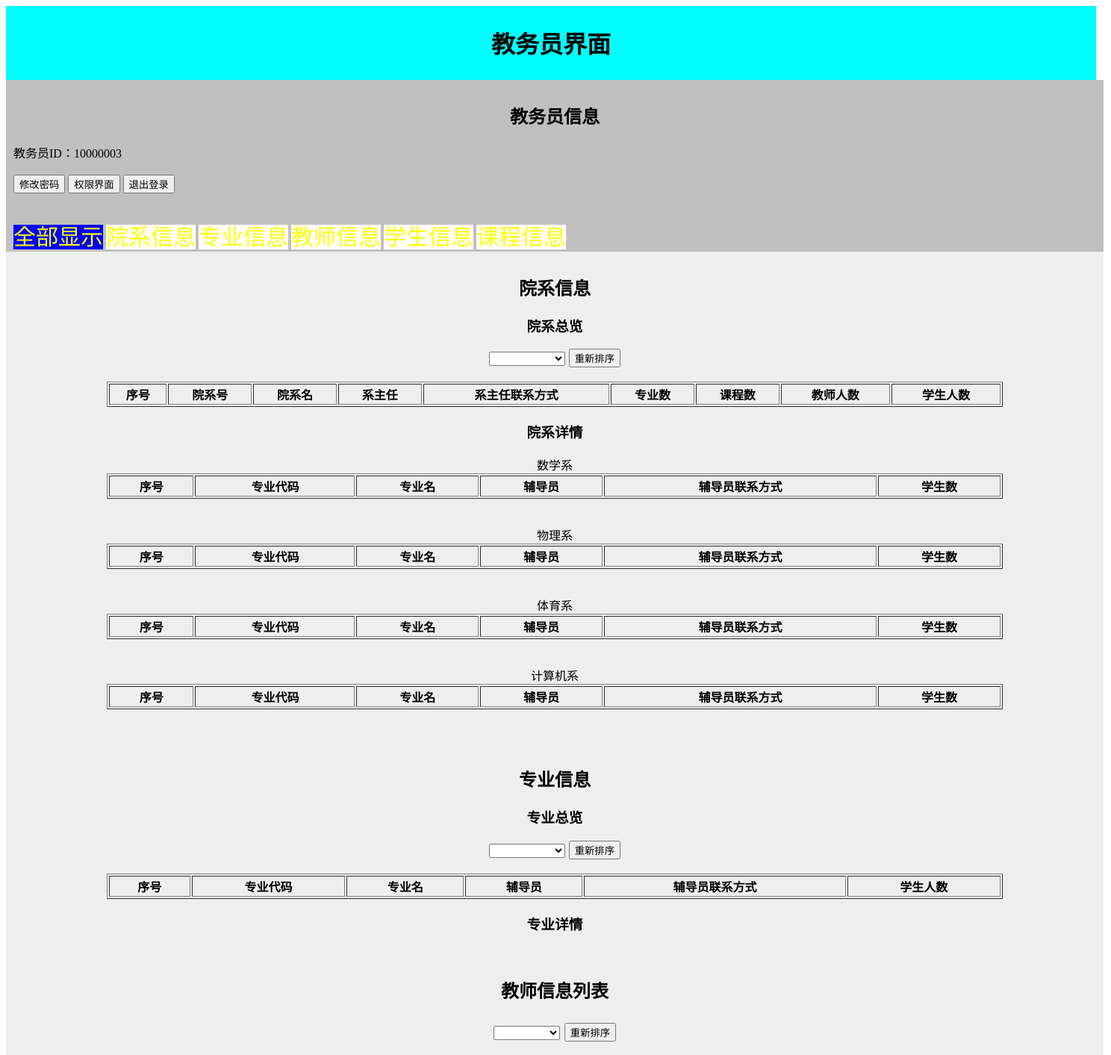
Screenshot of /manager.php (signed in, upper part) with the database file from the repository.
### tables this page shows
CREATE TABLE `department`  (
  `dno` char(5) NOT NULL,
  `dname` varchar(32) NOT NULL,
  `dmaster` char(20) NULL DEFAULT NULL,
  `dtele` char(11) NULL DEFAULT NULL,
  PRIMARY KEY (`dno`) USING BTREE,
  INDEX `dmaster`(`dmaster`) USING BTREE,
  CONSTRAINT `dmaster` FOREIGN KEY (`dmaster`) REFERENCES `teacher` (`tno`) ON DELETE RESTRICT ON UPDATE RESTRICT
);

### manager.php (the view, shortened to what this page needs)
<?php
$link = mysqli_connect('localhost', 'lyf', 'root', 'schooldata');
mysqli_query($link, 'set names utf8');
$account = $_COOKIE['account'];
?>
<html>
<head>
</head>
<body>
<div id="header">
	<h1>教务员界面</h1>
</div>
<div id="section1">
	<h2 style="text-align:center">教务员信息</h2>
	<p>教务员ID：<?php echo $account ;?><br/><br/>
	   <button type="button" onclick="window.location='man_passwordchange.php';">修改密码</button>
	   <button type="button" onclick="window.location='man_power.php';">权限界面</button>
	   <button type="button" onclick="window.location='login.php';">退出登录</button>
	   <br/>
	   <br/>
	   <p class="all" id="p1" style="background-color:#0000FF">全部显示</p>
	   <p class="department" id="p1">院系信息</p>
	   <p class="profession" id="p1">专业信息</p>
	   <p class="teacher" id="p1">教师信息</p>
       <p class="student" id="p1">学生信息</p>
       <p class="course" id="p1">课程信息</p>
</div>
<div id="section3" class="department">
<h2 style="text-align:center">院系信息</h2>
<table border='1' align="center" width="1200">
<h3>院系总览<h3>
<form style="margin:0 auto，float:left" method="POST">
 <select name="departmentshowway">
                    <option value=""></option>
                    <option value="pronumincrease">按专业数升序</option>
</select>
<input type="submit" value="重新排序">
</form>
<tr>
<th>序号</th>
<th>院系号</th>
<th>院系名</th>
<th>系主任</th>
<th>系主任联系方式</th>
<th>专业数</th>
<th>课程数</th>
<th>教师人数</th>
<th>学生人数</th>
</tr>
<?php
$sql="select dno,dname from department";
$result5=mysqli_query($link,$sql);
?>
</table>
<h3>院系详情</h3>
<?php
foreach($result5 as $row){
	?>
	<table border='1' align="center" width="1200">
		<caption><?php echo $row['dname'] ?></caption>
		<tr>
			<th>序号</th>
			<th>专业代码</th>
			<th>专业名</th>
			<th>辅导员</th>
			<th>辅导员联系方式</th>
			<th>学生数</th>
		</tr>
	</table>
	<br/>
	<br/>
<?php } ?>
</div>
<div id="section3" class="profession">
<h2 style="text-align:center">专业信息</h2>
<table border='1' align="center" width="1200">
<h3>专业总览<h3>
<form style="margin:0 auto，float:left" method="POST">
 <select name="professionshowway">
                    <option value=""></option>
					<option value="stunumincrease">按学生数升序</option>
</select>
<input type="submit" value="重新排序">
</form>
<tr>
<th>序号</th>
<th>专业代码</th>
<th>专业名</th>
<th>辅导员</th>
<th>辅导员联系方式</th>
<th>学生人数</th>
</tr>
</table>
<h3>专业详情</h3>
</div>
<div id="section3" class="teacher">
<table border='1' align="center" width="1200">
<h2>教师信息列表<h2>
<form style="margin:0 auto，float:left" method="POST">
<select name="teachershowway">
                    <option value=""></option>
                    <option value="agewayincrease">按年龄升序</option>
</select>
<input type="submit" value="重新排序">
</form>
</table>
</div>
</body>
</html>

### css/manager.css (style rules this page uses)
#header { background-color:#00FFFF; color:w #000000; text-align:center; padding:5px; width:1450px; }
#section1 { width:1450px; height:210px; float:center; padding:10px; background:#C0C0C0; }
#section3 { width:1450px; float:center; text-align:center; padding:10px; background:#eeeeee; }
#p1 { display:inline; color:yellow ; background-color:#FFFFFF; font-size:30; }

### rows the page displays
department: dname "数学系"
department: dname "物理系"
department: dname "体育系"
department: dname "计算机系"

### other values shown
$account "10000003"
